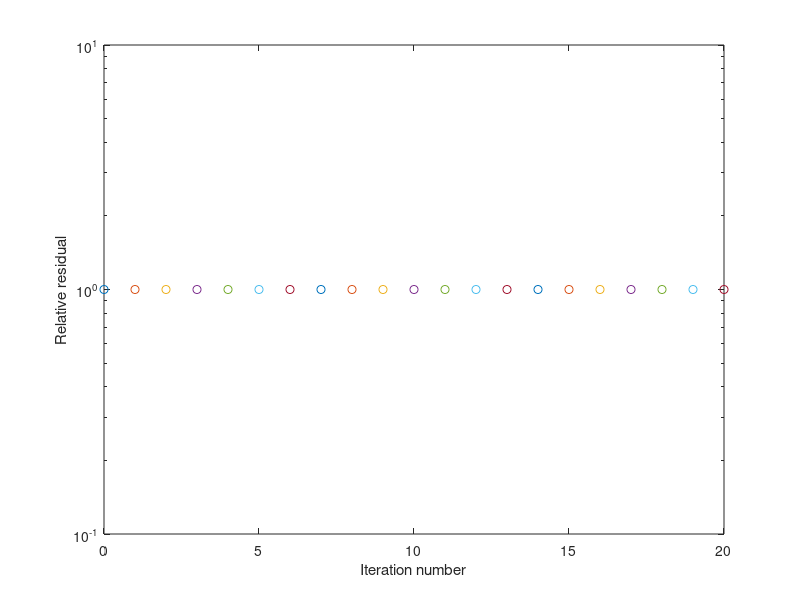
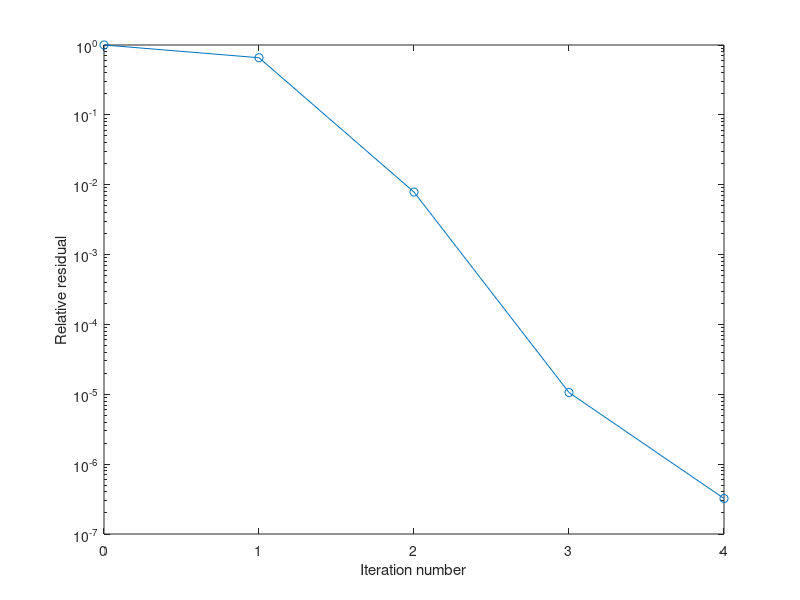

These charts were generated, in order, by the following MATLAB code:
load west0479;
A = west0479;


%Define b so that the true solution is a vector of all ones:
B = full(sum(A,2));



%Set the tolerance and maximum number of iterations:
tol = 1e-6; maxit = 20;


%Use bicg to find a solution at the requested tolerance and number of iterations:
[x0,fl0,rr0,it0,rv0] = bicg(A,B,tol,maxit);

semilogy(0:maxit,rv0/norm(B),'-o');
xlabel('Iteration number');
ylabel('Relative residual');

%%
% using precondition
tic
[L,U] = ilu(A,struct('type','ilutp','droptol',1e-6));
[x1,fl1,rr1,it1,rv1] = bicg(A,B,tol,maxit,L,U);
toc
figure(2)
semilogy(0:it1,rv1/norm(B),'-o');
xlabel('Iteration number');
ylabel('Relative residual');
